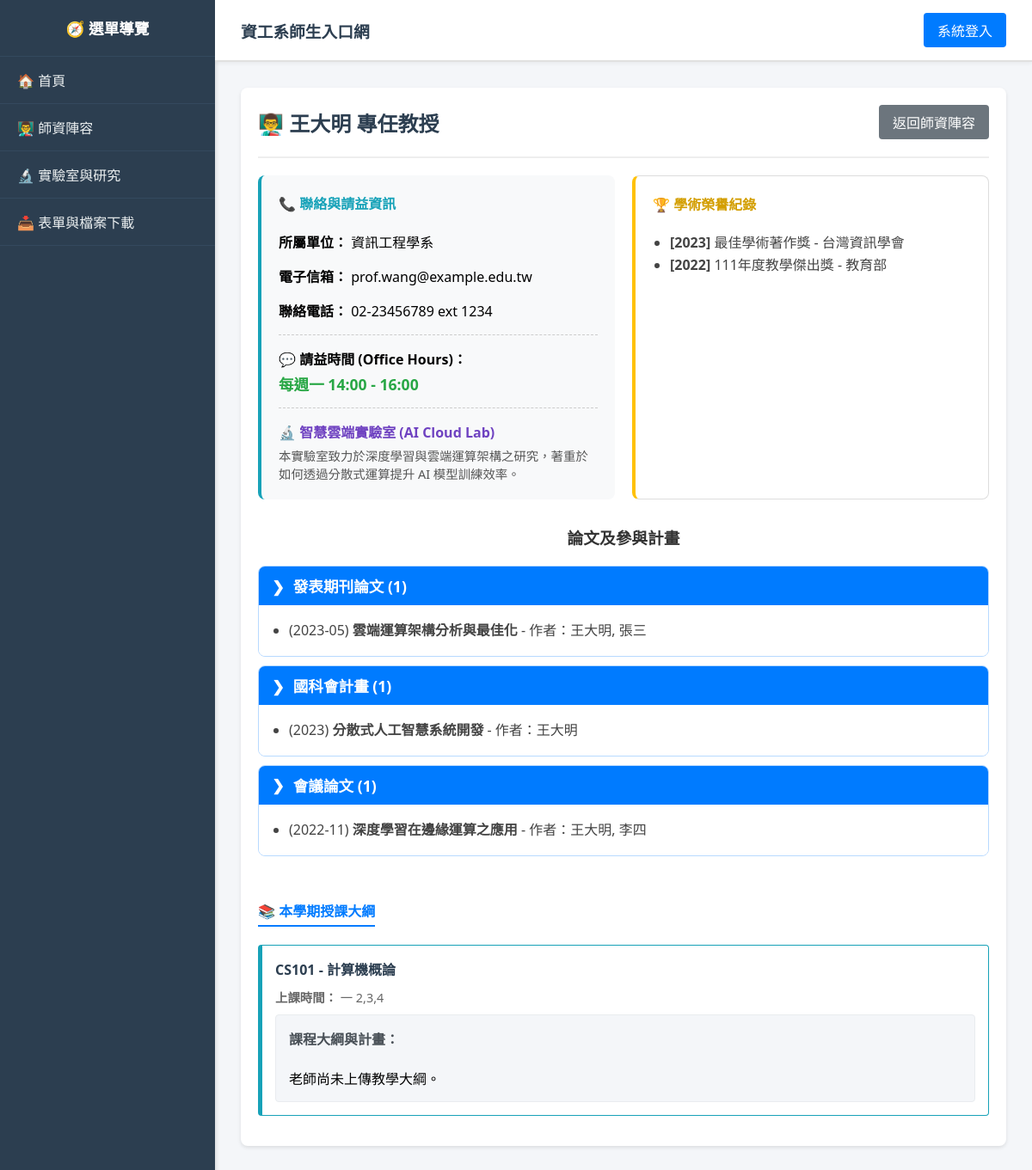
/index.php?page=teacher_detail&id=1, run on the app's committed database.
### tables this page shows
CREATE TABLE Teachers (
    teacher_id INT PRIMARY KEY,
    user_id INT NOT NULL,
    name VARCHAR(100) NOT NULL,
    title VARCHAR(100),
    department VARCHAR(100) DEFAULT '資訊工程學系',
    phone VARCHAR(20),
    email VARCHAR(100),
    office_hours VARCHAR(100) DEFAULT NULL COMMENT '請益時間',
    lab_name VARCHAR(100) DEFAULT NULL COMMENT '實驗室名稱',
    lab_info TEXT DEFAULT NULL COMMENT '實驗室簡介與研究方向',
    FOREIGN KEY (user_id) REFERENCES Users(id) ON DELETE CASCADE
);

CREATE TABLE AcademicHonors (
    honor_id INT AUTO_INCREMENT PRIMARY KEY COMMENT '榮譽編號',
    teacher_id INT NOT NULL COMMENT '教師編號',
    honor_name VARCHAR(255) NOT NULL COMMENT '獎項名稱',
    awarding_body VARCHAR(255) COMMENT '頒發機構',
    award_year INT COMMENT '獲獎年份',
    FOREIGN KEY (teacher_id) REFERENCES Teachers(teacher_id) ON DELETE CASCADE
);

CREATE TABLE Publications (
    work_id INT AUTO_INCREMENT PRIMARY KEY COMMENT '著作編號',
    teacher_id INT NOT NULL COMMENT '教師編號',
    work_type VARCHAR(100) NOT NULL COMMENT '著作類型 (如：期刊論文、會議論文...)',
    title VARCHAR(255) NOT NULL COMMENT '標題',
    authors TEXT COMMENT '作者',
    publish_year VARCHAR(50) COMMENT '發表日期/出版年份',
    FOREIGN KEY (teacher_id) REFERENCES Teachers(teacher_id) ON DELETE CASCADE
);

CREATE TABLE Courses (
    course_id INT AUTO_INCREMENT PRIMARY KEY,
    course_code VARCHAR(20) NOT NULL,
    course_name VARCHAR(100) NOT NULL,
    semester VARCHAR(10) NOT NULL,  
    teacher_id INT,
    capacity INT NOT NULL DEFAULT 50,  
    schedule VARCHAR(100),  
    room VARCHAR(50) DEFAULT NULL COMMENT '上課教室',
    syllabus TEXT,
    created_at TIMESTAMP DEFAULT CURRENT_TIMESTAMP,
    FOREIGN KEY (teacher_id) REFERENCES Teachers(teacher_id) ON DELETE SET NULL
);

### modules/public/teacher_detail.php (the view, shortened to what this page needs)
<?php
$teacher_id = isset($_GET['id']) ? intval($_GET['id']) : 0;
$stmt = $conn->prepare("SELECT * FROM Teachers WHERE teacher_id = ?");
$stmt->bind_param("i", $teacher_id);
$stmt->execute();
$teacher = $stmt->get_result()->fetch_assoc();
if (!$teacher) {
    echo "<div class='card'><h2>查無此教師</h2><p>找不到該教師的資料。</p></div>";
} else {
?>
<div class="card">
    <div style="display: flex; justify-content: space-between; align-items: center;">
        <h2 style="margin: 0; color: #2c3e50;">👨‍🏫 <?php echo htmlspecialchars($teacher['name']); ?> <?php echo htmlspecialchars($teacher['title']); ?></h2>
        <a href="index.php?page=faculty" class="btn" style="background: #6c757d;">返回師資陣容</a>
    </div>
    <hr style="border-top: 2px solid #eee;">
    <div style="display: grid; grid-template-columns: 1fr 1fr; gap: 20px;">
        <div style="background: #f8f9fa; padding: 20px; border-radius: 8px; border-left: 4px solid #17a2b8;">
            <h4 style="margin-top: 0; color: #17a2b8;">📞 聯絡與請益資訊</h4>
            <p><strong>所屬單位：</strong> <?php echo htmlspecialchars($teacher['department']); ?></p>
            <p><strong>電子信箱：</strong> <?php echo htmlspecialchars($teacher['email']); ?></p>
            <p><strong>聯絡電話：</strong> <?php echo htmlspecialchars($teacher['phone']); ?></p>
            <div style="margin-top: 15px; padding-top: 15px; border-top: 1px dashed #ccc;">
                <p style="margin: 0;"><strong>💬 請益時間 (Office Hours)：</strong></p>
                <p style="color: #28a745; font-weight: bold; margin: 5px 0 0 0; font-size: 1.1em;">
                    <?php echo htmlspecialchars($teacher['office_hours'] ?? '請先透過信箱預約'); ?>
                </p>
            </div>
            <?php if (!empty($teacher['lab_name'])): ?>
            <div style="margin-top: 15px; padding-top: 15px; border-top: 1px dashed #ccc;">
                <h4 style="margin: 0 0 5px 0; color: #6f42c1;">🔬 <?php echo htmlspecialchars($teacher['lab_name']); ?></h4>
                <p style="margin: 0; font-size: 0.9em; color: #555;">
                    <?php echo nl2br(htmlspecialchars($teacher['lab_info'])); ?>
                </p>
            </div>
            <?php endif; ?>
        </div>
        <div style="background: #fff; padding: 20px; border-radius: 8px; border: 1px solid #ddd; border-left: 4px solid #ffc107;">
            <h4 style="margin-top: 0; color: #d39e00;">🏆 學術榮譽紀錄</h4>
            <ul style="padding-left: 20px; margin-bottom: 0; line-height: 1.6; color:#444;">
                <?php
                $honors = $conn->query("SELECT * FROM AcademicHonors WHERE teacher_id = $teacher_id ORDER BY award_year DESC");
                if($honors->num_rows > 0) {
                    while($h = $honors->fetch_assoc()) {
                        $year_str = $h['award_year'] ? "[{$h['award_year']}] " : "";
                        $body_str = $h['awarding_body'] ? " - " . htmlspecialchars($h['awarding_body']) : "";
                        echo "<li><strong>{$year_str}</strong>" . htmlspecialchars($h['honor_name']) . $body_str . "</li>";
                    }
                } else {
                    echo "<li style='color:#999; list-style:none;'>尚無登錄紀錄</li>";
                }
                ?>
            </ul>
        </div>
    </div>
    <div style="margin-top: 30px;">
        <h3 style="text-align: center; color: #333; margin-bottom: 20px;">論文及參與計畫</h3>
        <?php
        $pubs_result = $conn->query("SELECT * FROM Publications WHERE teacher_id = $teacher_id ORDER BY publish_year DESC");
        $grouped_pubs = [];
        while($row = $pubs_result->fetch_assoc()) {
            $grouped_pubs[$row['work_type']][] = $row;
        }
        if(!empty($grouped_pubs)) {
            echo "<div style='display:flex; flex-direction:column; gap:10px;'>";
            foreach($grouped_pubs as $type => $items) {
                $count = count($items);
                echo "<div style='background:#f4f9ff; border:1px solid #b8daff; border-radius:8px; overflow:hidden;'>";
                echo "<div style='background:#007bff; color:white; padding:10px 15px; font-size:1.1em; font-weight:bold; display:flex; align-items:center;'>";
                echo "<span style='margin-right:10px;'>❯</span> {$type} ({$count})";
                echo "</div>";
                echo "<div style='padding:15px; background:#fff;'>";
                echo "<ul style='margin:0; padding-left:20px; line-height:1.8; color:#444;'>";
                foreach($items as $item) {
                    $year_str = $item['publish_year'] ? "({$item['publish_year']}) " : "";
                    $display_authors = htmlspecialchars($teacher['name']);
                    if (!empty($item['authors'])) {
                        $display_authors .= ', ' . htmlspecialchars($item['authors']);
                    }
                    $author_str = " - 作者：" . $display_authors;
                    echo "<li>{$year_str}<strong>" . htmlspecialchars($item['title']) . "</strong>{$author_str}</li>";
                }
                echo "</ul>";
                echo "</div>";
                echo "</div>";
            }
            echo "</div>";
        } else {
            echo "<p style='text-align:center; color:#999; padding:20px; background:#f8f9fa; border-radius:8px;'>尚無相關研究與計畫資料</p>";
        }
        ?>
    </div>
    <div style="margin-top: 30px;">
        <h4 style="color: #007bff; border-bottom: 2px solid #007bff; padding-bottom: 5px; display: inline-block;">📚 本學期授課大綱</h4>
        <?php
        $courses = $conn->prepare("SELECT course_code, course_name, schedule, syllabus FROM Courses WHERE teacher_id = ? AND semester = '113-1'");
        $courses->bind_param("i", $teacher_id);
        $courses->execute();
        $courses_result = $courses->get_result();
        if ($courses_result->num_rows > 0) {
            while ($c = $courses_result->fetch_assoc()) {
                echo "<div style='border: 1px solid #17a2b8; border-left: 5px solid #17a2b8; border-radius: 4px; padding: 15px; margin-bottom: 15px; background: #fff;'>";
                echo "<h4 style='margin: 0 0 10px 0; color: #2c3e50;'>" . htmlspecialchars($c['course_code']) . " - " . htmlspecialchars($c['course_name']) . "</h4>";
                echo "<p style='margin: 0 0 10px 0; font-size: 0.9em; color: #666;'><strong>上課時間：</strong> " . htmlspecialchars($c['schedule']) . "</p>";
                echo "<div style='background: #f4f6f9; padding: 15px; border-radius: 4px; border: 1px solid #e9ecef;'>";
                echo "<strong style='color: #495057;'>課程大綱與計畫：</strong><br><br>";
                echo nl2br(htmlspecialchars($c['syllabus'] ?? '老師尚未上傳教學大綱。'));
                echo "</div></div>";
            }
        } else {
            echo "<p style='color: #666; background: #f8f9fa; padding: 15px; border-radius: 4px;'>本學期暫無排定課程。</p>";
        }
        ?>
    </div>
</div>
<?php } ?>

### assets/css/style.css (style rules this page uses)
.card { background: #fff; border-radius: 8px; padding: 20px; box-shadow: 0 2px 4px rgba(0,0,0,0.1); margin-bottom: 20px; }
.card h2 { margin-top: 0; color: #2c3e50; }
button, .btn { padding: 8px 16px; background: #007bff; color: white; border: none; border-radius: 4px; cursor: pointer; text-decoration: none; display: inline-block; transition: all 0.3s ease; font-weight: 500; }
hr { border: none; border-top: 1px solid #e0e0e0; margin: 20px 0; }

### data on the page
teachers: name "王大明", title "專任教授", department "資訊工程學系", email "prof.wang@example.edu.tw", phone "02-23456789 ext 1234", office_hours "每週一 14:00 - 16:00", lab_name "智慧雲端實驗室 (AI Cloud Lab)", lab_info "本實驗室致力於深度學習與雲端運算架構之研究，著重於如何透過分散式運算提升 AI 模型訓練效率。"
academichonors: award_year "[2023]", honor_name "最佳學術著作獎", awarding_body "- 台灣資訊學會"
academichonors: award_year "[2022]", honor_name "111年度教學傑出獎", awarding_body "- 教育部"
publications: publish_year "(2023-05)", title "雲端運算架構分析與最佳化", author_str "- 作者：王大明, 張三"
publications: publish_year "(2023)", title "分散式人工智慧系統開發", teacher.name "- 作者：王大明"
publications: publish_year "(2022-11)", title "深度學習在邊緣運算之應用", author_str "- 作者：王大明, 李四"
courses: course_code "CS101", course_name "計算機概論", schedule "一 2,3,4", syllabus "老師尚未上傳教學大綱。"

### other printed values
$type "發表期刊論文"
$count "1"
$type "國科會計畫"
$type "會議論文"
